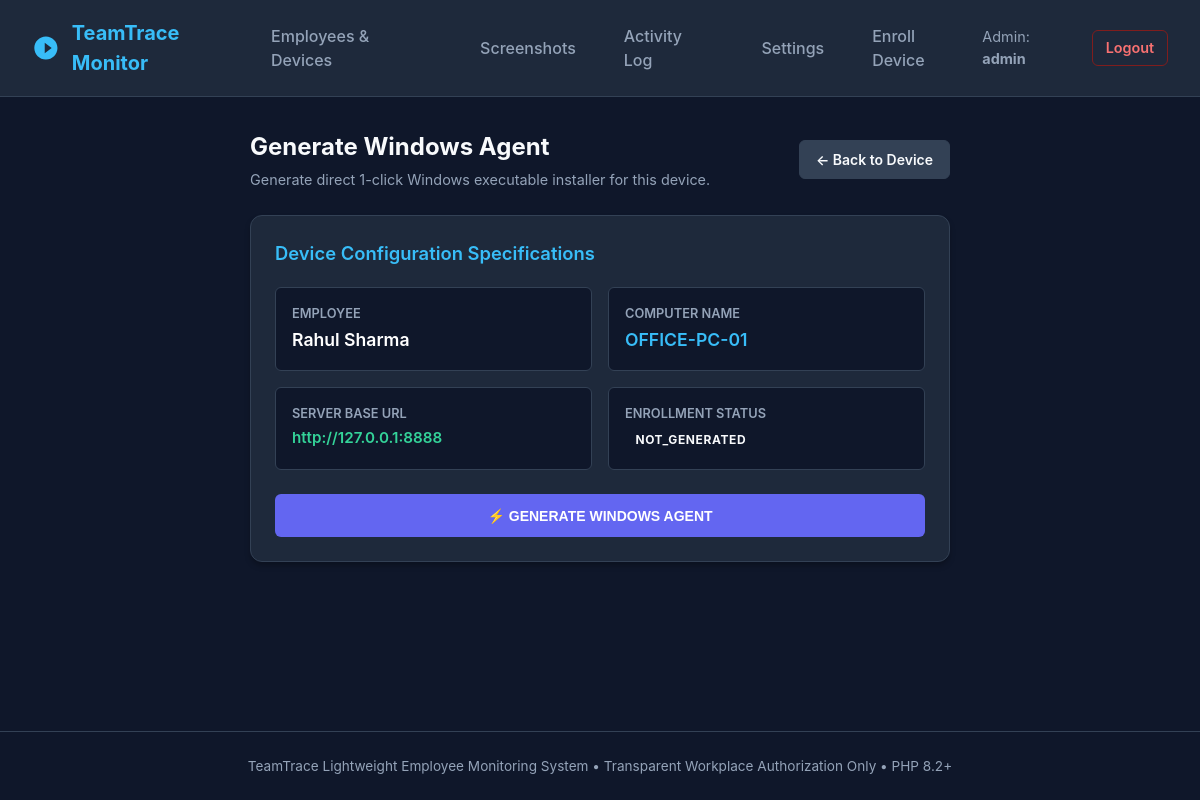
The app's page /admin/generate_agent.php?device_id=1 (signed in) with its own data.
### tables this page shows
CREATE TABLE IF NOT EXISTS devices (
    id INT AUTO_INCREMENT PRIMARY KEY,
    employee_id INT NOT NULL,
    device_name VARCHAR(100) NOT NULL,
    device_token_hash VARCHAR(64) NULL UNIQUE,
    enrollment_token VARCHAR(64) NULL UNIQUE,
    operating_system VARCHAR(100) DEFAULT NULL,
    agent_version VARCHAR(50) DEFAULT NULL,
    status ENUM('active', 'revoked') NOT NULL DEFAULT 'active',
    package_status ENUM('not_generated', 'generated', 'downloaded', 'enrolled') NOT NULL DEFAULT 'not_generated',
    last_seen_at DATETIME DEFAULT NULL,
    created_at DATETIME NOT NULL DEFAULT CURRENT_TIMESTAMP,
    updated_at DATETIME NOT NULL DEFAULT CURRENT_TIMESTAMP ON UPDATE CURRENT_TIMESTAMP,
    FOREIGN KEY (employee_id) REFERENCES employees(id) ON DELETE CASCADE,
    INDEX idx_devices_last_seen (last_seen_at)
);

CREATE TABLE IF NOT EXISTS employees (
    id INT AUTO_INCREMENT PRIMARY KEY,
    name VARCHAR(100) NOT NULL,
    email VARCHAR(100) NOT NULL UNIQUE,
    status ENUM('active', 'inactive') NOT NULL DEFAULT 'active',
    created_at DATETIME NOT NULL DEFAULT CURRENT_TIMESTAMP,
    updated_at DATETIME NOT NULL DEFAULT CURRENT_TIMESTAMP ON UPDATE CURRENT_TIMESTAMP
);

### admin/generate_agent.php (the view, shortened to what this page needs)
<?php
$db = getDbConnection();
$deviceId = (int)($_GET['device_id'] ?? $_POST['device_id'] ?? 0);
$stmt = $db->prepare("
    SELECT d.*, e.name as employee_name, e.email as employee_email
    FROM devices d
    JOIN employees e ON d.employee_id = e.id
    WHERE d.id = :id
");
$stmt->execute([':id' => $deviceId]);
$device = $stmt->fetch();
$tokenStmt = $db->prepare("
    SELECT * FROM device_enrollment_tokens
    WHERE device_id = :id
    ORDER BY id DESC LIMIT 1
");
$tokenStmt->execute([':id' => $deviceId]);
$latestToken = $tokenStmt->fetch();
$downloadUrl = generateSignedDownloadUrl($deviceId, 5);
$csrfToken = generateCsrfToken();
require_once __DIR__ . '/header.php';
?>
<div style="max-width: 700px; margin: 0 auto;">
    <div style="display:flex; justify-content:space-between; align-items:center; margin-bottom: 1.5rem;">
        <div>
            <h1 style="font-size: 1.5rem; margin-bottom: 0.25rem;">Generate Windows Agent</h1>
            <p style="color: var(--text-muted); font-size:0.9rem;">Generate direct 1-click Windows executable installer for this device.</p>
        </div>
        <a href="device.php?id=<?= $deviceId ?>" class="btn btn-secondary">← Back to Device</a>
    </div>
    <div class="card" style="margin-bottom: 1.5rem;">
        <h2 class="card-title" style="margin-bottom: 1.25rem;">
            Device Configuration Specifications
        </h2>
        <div style="display:grid; grid-template-columns: 1fr 1fr; gap: 1rem; margin-bottom: 1.5rem;">
            <div style="background:var(--bg-primary); padding:1rem; border-radius:6px; border:1px solid var(--border-color);">
                <div style="color:var(--text-muted); font-size:0.8rem; font-weight:600;">EMPLOYEE</div>
                <div style="font-size:1.1rem; font-weight:600; color:#fff; margin-top:0.25rem;">
                    <?= htmlspecialchars($device['employee_name']) ?>
                </div>
            </div>
            <div style="background:var(--bg-primary); padding:1rem; border-radius:6px; border:1px solid var(--border-color);">
                <div style="color:var(--text-muted); font-size:0.8rem; font-weight:600;">COMPUTER NAME</div>
                <div style="font-size:1.1rem; font-weight:600; color:var(--accent-blue); margin-top:0.25rem;">
                    <?= htmlspecialchars($device['device_name']) ?>
                </div>
            </div>
            <div style="background:var(--bg-primary); padding:1rem; border-radius:6px; border:1px solid var(--border-color);">
                <div style="color:var(--text-muted); font-size:0.8rem; font-weight:600;">SERVER BASE URL</div>
                <div style="font-size:0.95rem; font-weight:600; color:#34d399; margin-top:0.25rem;">
                    <?= htmlspecialchars(SERVER_BASE_URL) ?>
                </div>
            </div>
            <div style="background:var(--bg-primary); padding:1rem; border-radius:6px; border:1px solid var(--border-color);">
                <div style="color:var(--text-muted); font-size:0.8rem; font-weight:600;">ENROLLMENT STATUS</div>
                <div style="font-size:0.95rem; font-weight:600; margin-top:0.25rem;">
                    <span class="badge badge-<?= $device['package_status'] === 'enrolled' ? 'success' : ($device['package_status'] === 'generated' || $device['package_status'] === 'downloaded' ? 'warning' : 'secondary') ?>">
                        <?= strtoupper($device['package_status']) ?>
                    </span>
                </div>
            </div>
        </div>
        <?php if ($latestToken && $latestToken['status'] === 'ready'): ?>
            <div style="background:rgba(59, 130, 246, 0.1); border: 1px solid rgba(59, 130, 246, 0.3); padding:1rem; border-radius:6px; margin-bottom: 1.5rem;">
                <div style="display:flex; justify-content:space-between; align-items:center;">
                    <div>
                        <div style="font-weight:600; color:#fff;">Enrollment Security Token</div>
                        <div style="font-family:monospace; color:var(--text-muted); margin-top:0.25rem;">
                            ****************************************************************
                        </div>
                    </div>
                    <div style="text-align:right;">
                        <div style="font-size:0.75rem; color:var(--text-muted);">EXPIRES AT</div>
                        <div style="font-size:0.85rem; font-weight:600; color:#fcd34d;">
                            <?= htmlspecialchars($latestToken['expires_at']) ?>
                        </div>
                    </div>
                </div>
            </div>
            <div style="display:flex; gap: 1rem;">
                <a href="<?= htmlspecialchars($downloadUrl) ?>" class="btn btn-primary" style="flex:2; justify-content:center; padding:0.8rem;">
                    ↓ DOWNLOAD WINDOWS AGENT
                </a>
                <form method="POST" action="generate_agent.php" style="flex:1;">
                    <input type="hidden" name="csrf_token" value="<?= htmlspecialchars($csrfToken) ?>">
                    <input type="hidden" name="device_id" value="<?= $deviceId ?>">
                    <input type="hidden" name="action" value="regenerate">
                    <button type="submit" class="btn btn-secondary" style="width:100%; justify-content:center; padding:0.8rem;" onclick="return confirm('Regenerate executable? This will invalidate any previously downloaded unused installer.');">
                        ↺ REGENERATE AGENT
                    </button>
                </form>
            </div>
        <?php else: ?>
            <form method="POST" action="generate_agent.php">
                <button type="submit" class="btn btn-primary" style="width:100%; justify-content:center; padding:0.85rem;">
                    ⚡ GENERATE WINDOWS AGENT
                </button>
            </form>
        <?php endif; ?>
    </div>
</div>
<?php require_once __DIR__ . '/footer.php'; ?>

### admin/assets/style.css (style rules this page uses)
:root { --bg-primary: #0f172a; --bg-secondary: #1e293b; --bg-card: #1e293b; --bg-hover: #334155; --text-primary: #f8fafc; --text-muted: #94a3b8; --accent-blue: #38bdf8; --accent-indigo: #6366f1; --status-active: #22c55e; --status-idle: #eab308; --status-offline: #ef4444; --border-color: #334155; --font-family: 'Inter', -apple-system, BlinkMacSystemFont, "Segoe UI", Roboto, sans-serif; }
* { box-sizing: border-box; margin: 0; padding: 0; }
body { background-color: var(--bg-primary); color: var(--text-primary); font-family: var(--font-family); line-height: 1.5; min-height: 100vh; display: flex; flex-direction: column; }
.card { background-color: var(--bg-card); border: 1px solid var(--border-color); border-radius: 12px; padding: 1.5rem; margin-bottom: 1.5rem; box-shadow: 0 4px 6px -1px rgba(0, 0, 0, 0.3); }
.card-title { font-size: 1.15rem; font-weight: 600; margin-bottom: 1rem; display: flex; justify-content: space-between; align-items: center; color: var(--accent-blue); }
.badge { padding: 0.25rem 0.65rem; border-radius: 9999px; font-size: 0.75rem; font-weight: 700; text-transform: uppercase; letter-spacing: 0.05em; display: inline-block; }
.btn { display: inline-flex; align-items: center; gap: 0.5rem; padding: 0.5rem 1rem; border-radius: 6px; font-size: 0.875rem; font-weight: 600; cursor: pointer; border: none; text-decoration: none; transition: all 0.2s; }
.btn-primary { background-color: var(--accent-indigo); color: #fff; }
.btn-secondary { background-color: var(--bg-hover); color: var(--text-primary); border: 1px solid var(--border-color); }

### records on screen
devices: employee.name "Rahul Sharma", device_name "OFFICE-PC-01", package_status "NOT_GENERATED"

### other values on screen
$_SESSION['admin_username'] "admin"
SERVER_BASE_URL "http://127.0.0.1:8888"
